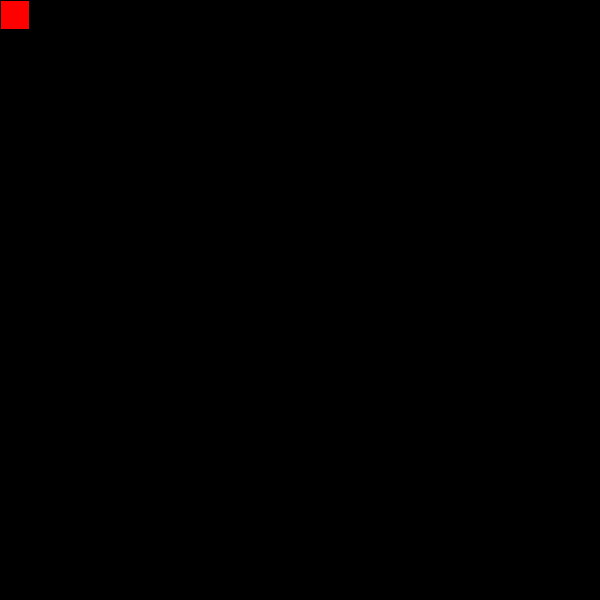
Frame 1 (no input)
Frame 60 (the mouse pressed at the canvas centre just before this capture): identical to frame 1, image omitted
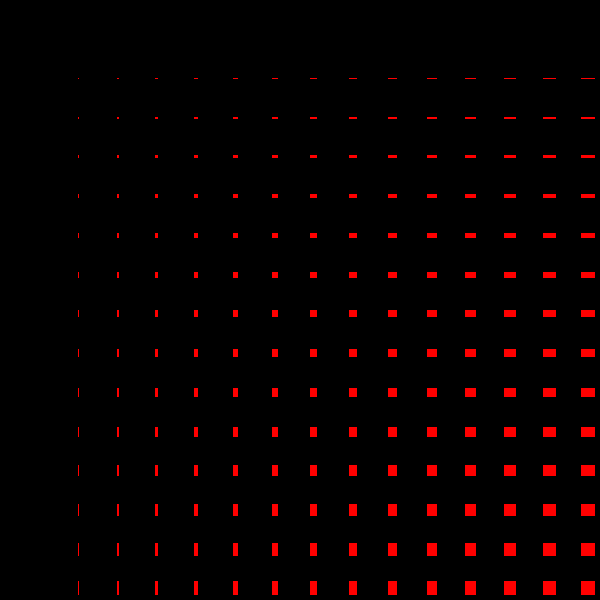
Frame 120 (the mouse held since frame 60 and released just before this capture)

The Processing sketch that drew these frames (run headless with seeded random() and noise(); from frame 60 on, the mouse is pressed at the canvas centre):

// Processing sketch: processing_61648
// ── processing_61648.pde

 void setup() {
  size(600,600);
  smooth();
  noCursor();  
}

void draw() {

  background(0);
  

 pushMatrix();
 for (float y = 0; y < 30; y++) {
   pushMatrix();

     for (float x = 0; x < 30; x++) {
        fill(255,0,0);
        rect(0,0,x,y);
        translate((sqrt(mouseX*5)),0);
        }
   popMatrix(); 
   translate(0,(sqrt(mouseY*5)));
 }
popMatrix();
}




/* 

pushMatrix();

               
          for (float i = 50; i > 0; i= i - 3 ) {
               ellipseMode(CENTER);
               colorMode(HSB);
               fill(0,0,255-i);
   
               // stroke(0,0,0,i/8);
               noStroke();
               ellipse(0,0,i,i);
              
               }
        popMatrix();
        
        
        
        */
